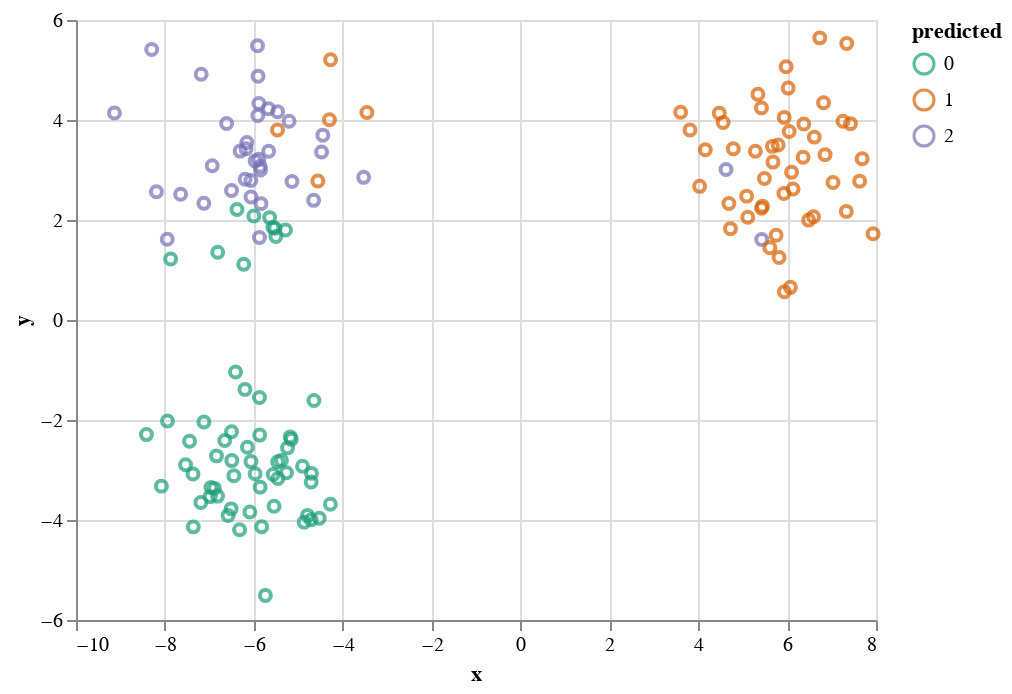

Notebook cell for this chart:
### Code cell
cuts = dists < (30/148)
tangles = OrdinalTangles(22)
ys_tangles = tangles.fit_predict(cuts)
print(f"Tangles NMI: {normalized_mutual_info_score(ys_tangles, data.ys)} ({np.unique(ys_tangles).size})")
p.assignments(data.xs, ys_tangles)

### Figure 1 — Vega-Lite specification as saved in the notebook (floating-point values rounded to 4 significant figures; data arrays with more than 128 entries replaced by an {"elided": "..."} marker saying what was removed)
{"config": {"view": {"continuousWidth": 400, "continuousHeight": 300}}, "data": {"name": "data-42203d671e74a52cbdd0bec264045a20"}, "mark": "point", "encoding": {"color": {"type": "nominal", "field": "predicted", "scale": {"scheme": "dark2"}}, "x": {"type": "quantitative", "field": "x"}, "y": {"type": "quantitative", "field": "y"}}, "$schema": "https://vega.github.io/schema/vega-lite/v4.8.1.json", "datasets": {"data-42203d671e74a52cbdd0bec264045a20": {"elided": "150 records"}}}
